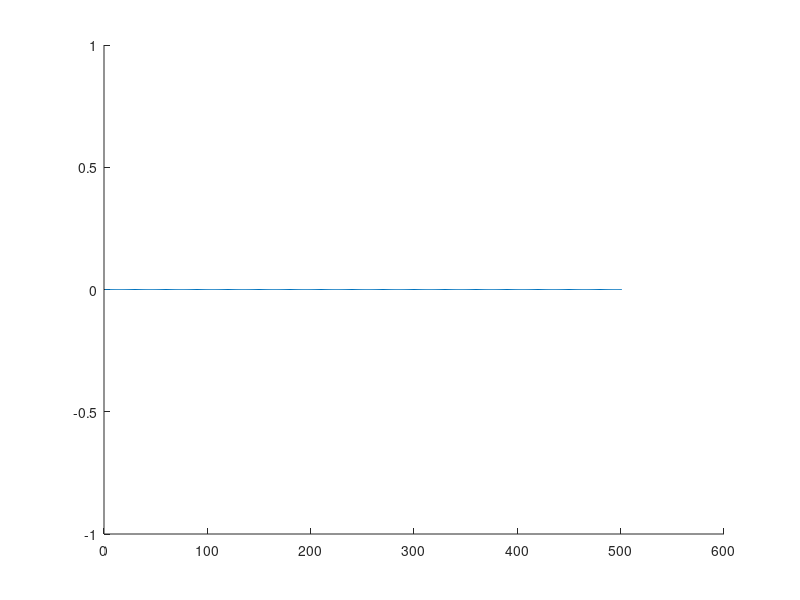

This figure's MATLAB source:
clc
clear all
close all
hold on
T = 500;

% x and u both binary (either 0 or 1)

beta = 1;
indicator = 0;
eta = 0.5;
cost = 1:T;
%totalCost = 1:101;
totalCost = 1:T;
totalCost(1) = 0;
i=1;

% These initialization values are probably wrong...

x = 0;
u = 0;
p = 0.5;

sigma = 0;

for t = 1:T
%     if (x == 1 && u == 1)
%         indicator = 1;
%     else
%         indicator = 0;
%     end

% Time step t+1 
% Update x
% Probability of x_{t+1} = G (= 1)
    if (x == 1 && u == 1)
        p = 0.3;
    elseif (x == 1 && u == 0)
        p = 0.8;
    elseif (x == 0 && u == 1)
        p = 0.5;
    elseif (x == 0 && u == 0)
        p = 0.95;
    else
        fprintf("Error!")
    end
        
    % Update u (with knowledge/access to previous u, x)
    % u = binornd(1,(1-p));
%     if p > eta
%         u = 1;
%     else
%         u = 0;
%     end

    % Q-learning stuff
    
    
    % Update x
    x = binornd(1,p);
    
    % Update indicator
    if (x == 1 && u == 1)
        indicator = 1;
    else
        indicator = 0;
    end
    
    
    % Compute cost
    cost(t) = beta^t*(-1*indicator + eta*u);
    totalCost(t+1) = totalCost(t) + cost(t);
end
t = 1:T+1;
plot(t,totalCost)


















